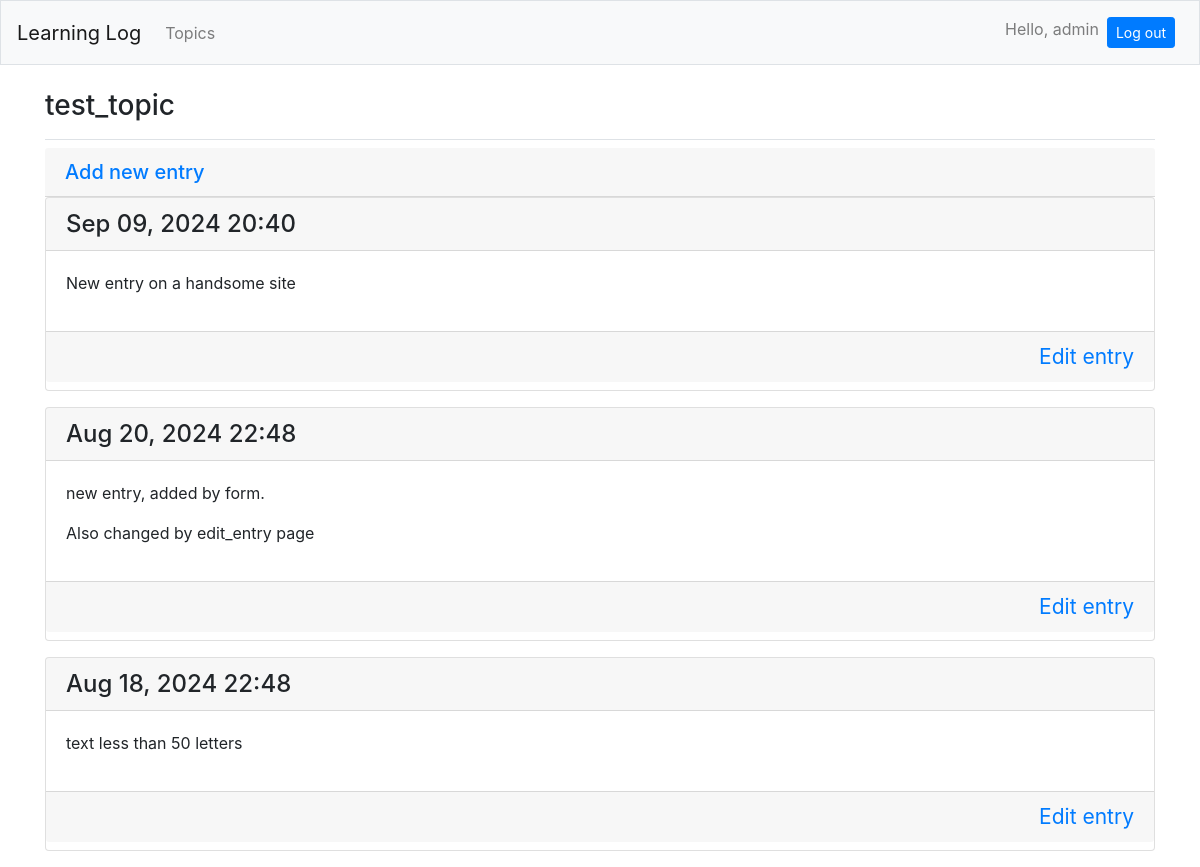
The page /topics/3/ (signed in) on the database its author committed.
### learning_logs/models.py (models this page shows, shortened)
class Topic(models.Model):
	text = models.CharField(max_length=200)
	date_added = models.DateTimeField(auto_now_add=True)
	owner = models.ForeignKey(User, on_delete=models.CASCADE)
	def __str__(self):
		return self.text

class Entry(models.Model):
	topic = models.ForeignKey(Topic, on_delete=models.CASCADE)
	text = models.TextField()
	date_added  = models.DateTimeField(auto_now_add=True)
	class Meta:
		verbose_name_plural = 'entries'

### learning_logs/views.py (the view)
# urls.py: path('topics/<int:topic_id>/', views.topic, name='topic'),
@login_required
def topic(request, topic_id):
	topic = Topic.objects.get(id=topic_id)
	if topic.owner != request.user:
		raise Http404
	entries = topic.entry_set.order_by('-date_added')
	context = {'topic': topic, 'entries': entries}
	return render(request, 'learning_logs/topic.html', context)

### learning_logs/templates/learning_logs/topic.html
{% extends "learning_logs/base.html" %}
{% block page_header %}
	<h3>{{ topic }}</h3>
{% endblock page_header %}
{% block content %}
	<h5 class="card-header">
		<a href="{% url 'learning_logs:new_entry' topic.id %}">Add new entry</a>
	</h5>
		{% for entry in entries %}
			<div class="card mb-3">
				<h4 class="card-header">
					{{ entry.date_added|date:'M d, Y H:i' }}
				</h4>
				<div class="card-body">
					{{ entry.text|linebreaks }}
				</div>
				<h4 class="card-footer">
					<small><a class="float-right" href="{% url 'learning_logs:edit_entry' entry.id %}">
						Edit entry</a></small>
				</h4>
			</div>
		{% empty %}
			<p>There are no entries for this topic yet</p>
		{% endfor %}
{% endblock content %}

### learning_logs/templates/learning_logs/base.html (shortened to what this page needs)
{% load bootstrap4 %}
<!DOCTYPE html>
<html>
<head>
	{% bootstrap_css %}
</head>
<body>
	<nav class="navbar navbar-expand-md navbar-light bg-light mb-4 border">
		<a class="navbar-brand" href="{% url 'learning_logs:index' %}">
			Learning Log</a>
	   	<div class="collapse navbar-collapse" id="navbarCollapse">
	   		<ul class="navbar-nav mr-auto">
	   			<li class="nav-item">
	   				<a class="nav-link" href="{% url 'learning_logs:topics' %}">
	   					Topics</a></li>
	   		</ul>
	   		<ul class="navbar-nav ml-auto">
	   			{% if user.is_authenticated %}
	   				<li class="nav-item">
	   					<span class="navbar-text">Hello, {{ user.username }}</span>
	   				</li>
	   				<li class="nav-item">
	   					<form method="post" class="nav-link" action="{% url 'users:logout' %}">
	   						<button class="btn btn-sm btn-primary" type="submit">Log out</button>
	   					</form>
	   				</li>
	   			{% endif %}
	   		</ul>
	   	</div>
	</nav>
	<main role="main" class="container">
		<div class="pb-2 mb-2 border-bottom">
			{% block page_header %}{% endblock page_header %}
		</div>
		<div>
			{% block content %}{% endblock content %}
		</div>
	</main>
</body>
</html>

### rows shown on the page
Topic: text "test_topic"
Entry: date_added "Sep 09, 2024 20:40", text "New entry on a handsome site"
Entry: date_added "Aug 20, 2024 22:48", text "new entry, added by form. Also changed by edit_entry page"
Entry: date_added "Aug 18, 2024 22:48", text "text less than 50 letters"

### other values the page prints
{{ user.username }} "admin"
